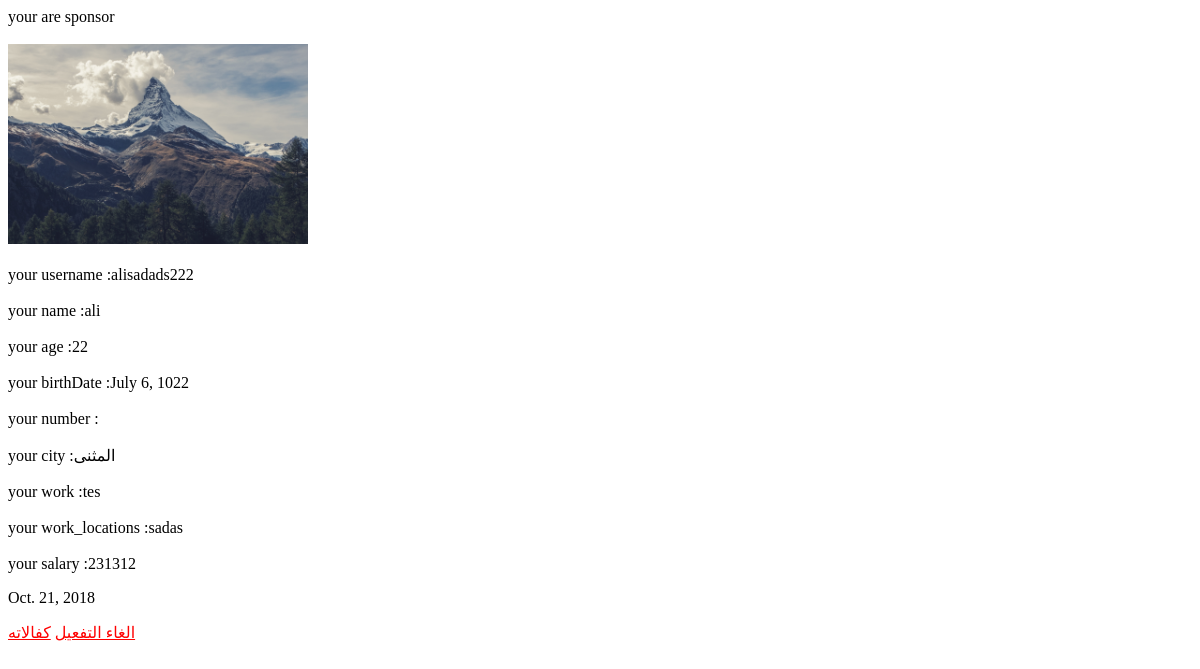
/account/sponsor_info/19 (signed in), run on an earlier commit of the app's database.
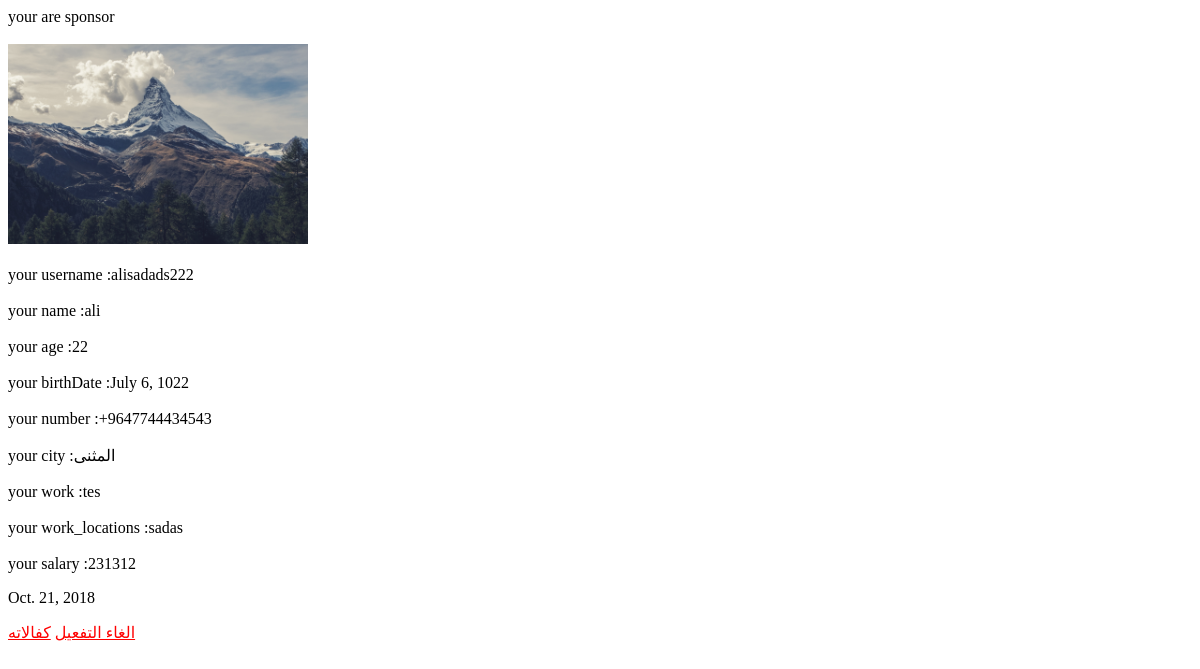
And on a later commit of the database.
### accounts/models.py (models this page shows, shortened)
class Sponsor(models.Model):
    username = models.CharField(max_length=100, blank=True)
    full_name = models.CharField(max_length=100, blank=False)
    age = models.IntegerField(blank=True)
    birth_date = models.DateField(null=True)
    phone_number = PhoneNumberField(blank=False, default='', help_text="use +9647700000000")
    city = models.CharField(max_length=50, blank=True, choices=PROVINCE_LIST)
    img = models.FileField(upload_to='docs/', blank=False)
    work = models.CharField(max_length=100, blank=False)
    work_locations = models.CharField(max_length=100, blank=True)
    salary = models.IntegerField(blank=False)
    approved = models.BooleanField(default=False)
    up_date = models.DateField(auto_now_add=True)
    type_user = models.CharField(max_length=50, default='sponsor')
    disabled = models.CharField(max_length=50, default=False)
    password = models.CharField(blank=False, default='', max_length=20)

### accounts/views.py (the view)
# urls.py: path('sponsor_info/<int:id>', views.sponsor_info, name='sponsor_info'),
def sponsor_info(request, id):
    if auth(request) == 1: # admin
        sponsor = Sponsor.objects.filter(id=id)
        return render(request, 'profile.html', {'sponsor': sponsor, 'ise': True})
    else:
        return redirect('home')

### accounts/views.py (called while the page is built, shortened)
def auth(request):
    sponsor_approved = Sponsor.objects.filter(username=request.user)
    student_approved = Students.objects.filter(username=request.user)
    x = 0
    if request.user.is_authenticated and not sponsor_approved and not student_approved:
        x = 1  # admin
    else:
        x = 4  # user
    return x

### accounts/templates/profile.html (shortened to what this page needs)
<!DOCTYPE html>
<html lang="en">
<head>
</head>
<body>
    {% if sponsor %}
        your are sponsor
    <br><br>
    {% for i in sponsor%}
    <img src="{{ i.img.url }}" alt="" style="width:300px">
    <br><br>
    your username :{{i.username}}
    <br><br>
    your name :{{i.full_name}}
    <br><br>
    your age :{{i.age}}
    <br><br>
    your birthDate :{{i.birth_date}}
    <br><br>
    your number :{{i.phone_number}}
    <br><br>
    your city :{{i.city}}
    <br><br>
    your work :{{i.work}}
    <br><br>
    your work_locations :{{i.work_locations}}
    <br><br>
    your salary :{{i.salary}}
    <p>{{i.up_date}}</p>
    {% if ise == True %}
    {% if i.approved == True %}
    <a href="{% url 'delete_appS' i.id %}" style="color:red">الغاء التفعيل</a>
    <a href="{% url 'sponsor_request' i.username %}"  style="color:red">كفالاته</a>
    {% endif %}
    {% endif %}
    {% endfor %}
    {% endif %}
</body>
</html>

What changed in the data, as far as the page shows it:
changed Sponsor "alisadads222": phone_number (not shown) → "+9647744434543"
